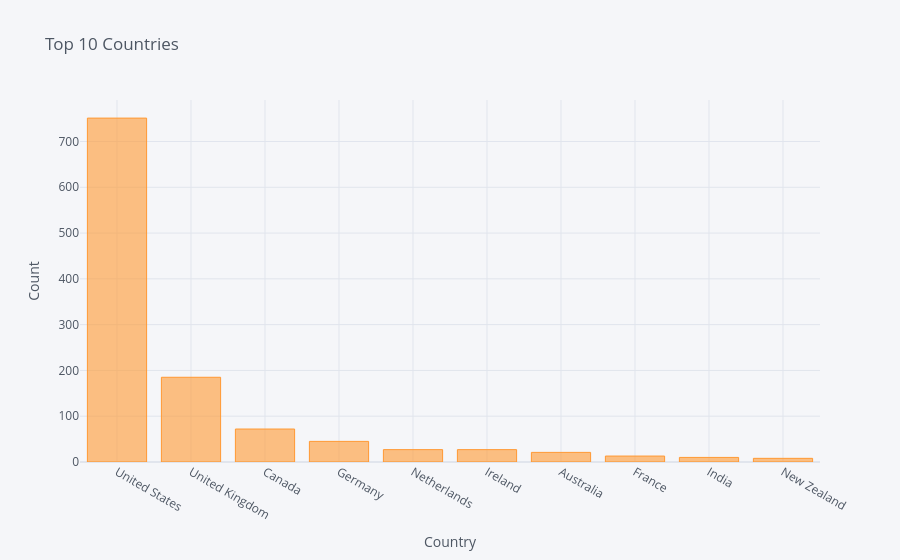

Source (notebook cell):
### Code cell
df['country'].value_counts().head(10).iplot(kind='bar', title='Top 10 Countries', xTitle='Country', yTitle='Count')

### Figure 1 — Plotly figure (JSON) as saved in the notebook; plotly's stock layout.template omitted (floating-point values rounded to 4 significant figures)
{"data": [{"marker": {"color": "rgba(255, 153, 51, 0.6)", "line": {"color": "rgba(255, 153, 51, 1.0)", "width": 1}}, "name": "count", "orientation": "v", "text": "", "type": "bar", "x": ["United States", "United Kingdom", "Canada", "Germany", "Netherlands", "Ireland", "Australia", "France", "India", "New Zealand"], "y": [751, 185, 72, 45, 27, 27, 21, 13, 10, 8]}], "layout": {"legend": {"bgcolor": "#F5F6F9", "font": {"color": "#4D5663"}}, "paper_bgcolor": "#F5F6F9", "plot_bgcolor": "#F5F6F9", "title": {"font": {"color": "#4D5663"}, "text": "Top 10 Countries"}, "xaxis": {"gridcolor": "#E1E5ED", "showgrid": true, "tickfont": {"color": "#4D5663"}, "title": {"font": {"color": "#4D5663"}, "text": "Country"}, "zerolinecolor": "#E1E5ED"}, "yaxis": {"gridcolor": "#E1E5ED", "showgrid": true, "tickfont": {"color": "#4D5663"}, "title": {"font": {"color": "#4D5663"}, "text": "Count"}, "zerolinecolor": "#E1E5ED"}}}
